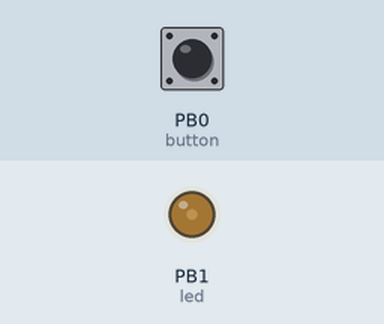
The sketch below on a simulated ATtiny85, built with avr-gcc and run on an emulated ATtiny85. On the bench: output pins drawn as LEDs (lit = HIGH). The test bench sets the inputs (shaded band); at power-on: PB0 (button) HIGH.

Above: at 1.2 s.
1.3 s: PB0 (button) pulled LOW for 0.15 s
At 1.6 s:
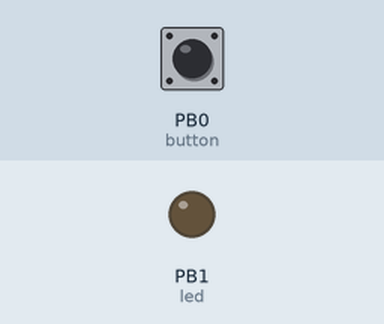
At 2.1 s:
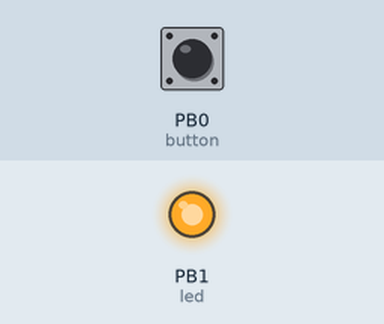
4.3 s: PB0 (button) pulsed LOW 5 times (0.12 s each, 0.3 s apart)
Timing chart, 0 to 13.3 s (numbered marks = the images above; inputs shaded):
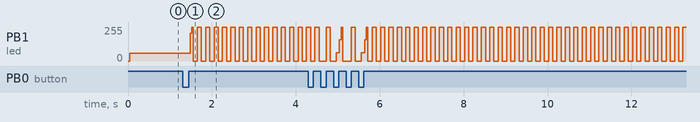

Measured:
- after the input at 1.3 s, PB1 (led): 59/255 → 208/255 after 0.18 s, then moves between 0/255 and 255/255, repeating every 1.0 s

The sketch:

ATTiny85HelloWorld.ino
```cpp
//ATTiny85 Hello World
//Kyle Cossio
int led = 1; // led is on digital pin 1
int button = 0; //button is on digital pin 0
int state = 0; // state variable for the state machine
int time = 0; // varaible needed for the timer which is being used for the debouncer

int buttonState; //variable that stores the state of the button so either HIGH or LOW
int lastButtonState = LOW; // want the button to start of in a LOW state
int ledState = HIGH;
//int counter = 0;

unsigned long lastDebounceTime = 0; // variables that help the debouncer work
unsigned long debounceDelay = 50; // delay for the debouncer

void setup() {
  time = 0; // making sure the timer starts at 0
  state = 1; // initial state is 1
  pinMode(led, OUTPUT); //setup the led as an output
  pinMode(button, INPUT); //setup the button as an input

}


void loop() {
  int stateLook = digitalRead(button); //variable that will convert the readings from the button into a certain state

  if (buttonState != lastButtonState){
    lastDebounceTime = millis();
  }
  if ((millis() - lastDebounceTime) > debounceDelay) {
    // whatever the stateLook is at, it's been there for longer than the debounce
    // delay, so take it as the actual current state:

    // if the button state has changed:
    if (stateLook != buttonState) {
      buttonState = stateLook;

      // only toggle the LED if the new button state is HIGH
      if (buttonState == HIGH) {
        ledState = !ledState;
      }
    }
  }
  digitalWrite(led, ledState);


  lastButtonState = stateLook;
  switch (state)
  {
    case 1:
     digitalWrite(led, LOW);
      if(buttonState == HIGH){
      state = 2;
    }
      break;
    case 2:
    digitalWrite(led,HIGH);
    if(buttonState == HIGH){
      state = 3;
    }
      break;
    case 3:
    digitalWrite(led,HIGH);
    delay(100);
    digitalWrite(led, LOW);
    delay(100);
    if(buttonState == HIGH){
      state = 1;
    }
     break;
  }
}
 /* if(buttonState == HIGH){
    counter = counter+1;
  }
  if(counter == 3 && buttonState == HIGH){
    counter = -1;
  }


  if(counter == 0 && buttonState == LOW){
   off();
  }

  if(counter == 1 && buttonState == LOW){
    on();
  }

  if(counter == 2 && buttonState == LOW){
    ledblink();
  }
  */


//this function is the first/initial state in which the led is off
void off(){
  digitalWrite(led, LOW);
}
//this function is the second state in which the led stays on
void on(){
  digitalWrite(led,HIGH);

}
//this function is the third state where the led blinks every 100ms
void ledblink(){
  digitalWrite(led,!digitalRead(led));
  delay(100);
}
```
